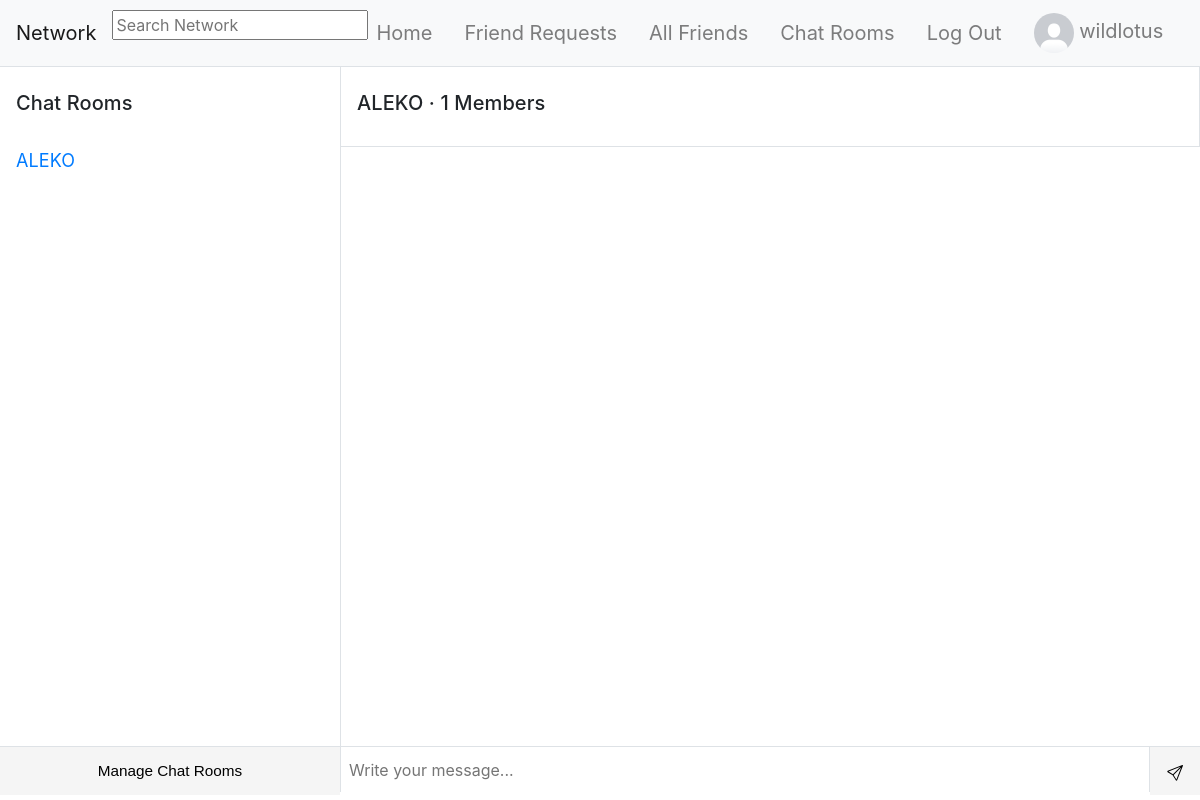
The app's page /chat/room/ALEKO/ (signed in) with its own data.
### network/models.py (models this page shows, shortened)
class User(AbstractUser):
    pass

class UserProfile(models.Model):
    id = models.UUIDField(primary_key=True, default=uuid.uuid4, editable=False)
    user = models.OneToOneField(User, related_name="profile", on_delete=models.CASCADE)
    bio = models.TextField(default="No Bio...", max_length=101)
    picture = models.ImageField(default="default_profile_image.png")
    friends = models.ManyToManyField(to="self", blank=True, related_name="+", symmetrical=False)
    blocked = models.ManyToManyField(to="self", blank=True, related_name="+", symmetrical=False)

### chat/models.py (models this page shows)
class Group(models.Model):
    name = models.CharField(max_length=64)
    users = models.ManyToManyField(User, related_name="joined_groups", blank=True)

### chat/views.py (the view)
# urls.py: path("room/<str:group_name>/", views.room, name="room"),
@login_required
def room(request, group_name):
    try:
        group = Group.objects.get(name=group_name)
    except Group.DoesNotExist:
        return JsonResponse({"error": "Group matching query does not exist."}, status=400)
    return render(request, "chat/room.html", {
        "room_name_json": mark_safe(json.dumps(group.name)),
        "username": mark_safe(json.dumps(request.user.username)),
        "groups": request.user.joined_groups.all(),
        "group": group,
        "rooms": Group.objects.all()
    })

### templates/chat/room.html (shortened to what this page needs)
{% extends "network/layout.html" %}{% load static %} {% block script %}
	<link rel="stylesheet" href="{% static 'chat/css/styles.css' %}" />
{% endblock %}
{% block body %}
	<div id="frame" class="bg-light">
		<div id="sidepanel">
			<div id="contacts" class="d-flex flex-column">
				<div class="d-flex align-items-center" style="height: 80px; line-height: 80px">
					<h5 class="ml-3">Chat Rooms</h5>
				</div>
				{% for group in groups %}
				<div class="ml-3">
					<a href="{% url 'chat:room' group.name %}">
						{{ group.name }}
					</a>
				</div>
				{% endfor %}
			</div>
			<div id="bottom-bar">
				<button id="addcontact" style="height: 49px; background-color: #F5F5F5" data-toggle="modal" data-target="#chatRoomsModal" class="border-top">Manage Chat Rooms</button>
			</div>
		</div>
		<div class="content">
			<div class="contact-profile border border-top-0 d-flex align-items-center">
				<h5 class="ml-3">{{ group.name }} &middot; <a data-toggle="modal" data-target="#chatRoomMemberModal"
					style="cursor: pointer;">{{ group.users.all.count }} Members</a>
				</h5>
			</div>
			{% if request.user in group.users.all %}
			<div class="messages border-left">
			</div>
			<div class="message-input">
				<div class="wrap">
					<input id="chat-message-input" type="text" placeholder="Write your message..." class="border border-bottom-0"/>
					<button id="chat-message-submit" class="submit border-top">
						<img src="{% static 'network/images/send.svg' %}" alt="">
					</button>
				</div>
			</div>
			{% else %}
			<div class="d-flex align-items-center justify-content-center border border-top-0" style="min-height: 640px;">
				<div class="p-2 text-muted">
					<h5 class="text-muted">First, you have to join a specified chat room, to see and type messages.</h5>
				</div>
			</div>
			{% endif %}
		</div>
	</div>
{% endblock %}

### templates/network/layout.html (shortened to what this page needs)
{% load static %}
<!DOCTYPE html>
<html lang="en">
<head>
    <link rel="stylesheet" href="https://stackpath.bootstrapcdn.com/bootstrap/4.4.1/css/bootstrap.min.css">
    <link rel="stylesheet" href="{% static 'network/css/styles.css' %}">
    <link rel="stylesheet" href="https://unpkg.com/@trevoreyre/autocomplete-js/dist/style.css">
    {% block script %}{% endblock %}
</head>
<body>
    <nav class="navbar navbar-expand-lg navbar-light bg-light sticky-top border-bottom">
        <a class="navbar-brand" href="{% url 'index' %}">Network</a>
        {% if request.user.is_authenticated %}
            <div id="autocomplete" class="autocomplete" style="width: 320px;">
                <form action="{% url 'search_results' %}" method="get">
                    <input class="autocomplete-input" id="autocomplete_input" placeholder="Search Network" name="q">
                </form>
            </div>
        {% endif %}
        <div class="collapse navbar-collapse" id="navbarNav">
            <ul class="navbar-nav mx-auto">
                {% if user.is_authenticated %}
                <li class="nav-item">
                    <a class="navbar-brand nav-link" href="{% url 'index' %}">
                        Home
                    </a>
                </li>
                <li class="nav-item">
                    <a class="navbar-brand nav-link" href="{% url 'friend_requests' %}">
                        Friend Requests
                    </a>
                </li>
                <li class="nav-item">
                    <a class="navbar-brand nav-link" href="{% url 'friends' %}">
                        All Friends
                    </a>
                </li>
                <li class="nav-item">
                    <a class="navbar-brand nav-link" href="{% url 'chat:index' %}">
                        Chat Rooms
                    </a>
                </li>
                <li class="nav-item">
                    <a class="navbar-brand nav-link" href="{% url 'account_logout' %}">
                        Log Out
                    </a>
                </li>
                {% endif %}
            </ul>
            {% if user.is_authenticated %}
                <ul class="navbar-nav ml-auto">
                    <a class="nav-link navbar-brand" href="{% url 'profile' request.user.profile.id %}" id="profile">
                        <li class="nav-item">
                            <img src="{{ user.profile.picture.url }}" alt="Logged in Profile Picture" width="40" height="40" style="border-radius: 50%;" id="logged_in_picture">
                            {{ user.username }}
                        </li>
                    </a>
                </ul>
            {% endif %}
        </div>
    </nav>
    <div class="body">
        {% block body %}
        {% endblock %}
    </div>
</body>
</html>

### static/chat/css/styles.css (style rules this page uses)
.body { display: flex; align-items: center; justify-content: center; min-height: 91vh; font-size: 1em; letter-spacing: 0.1px; text-rendering: optimizeLegibility; -webkit-font-smoothing: antialiased; }
#frame { width: 100%; min-width: 360px; height: 91vh; min-height: 300px; background: #E6EAEA; }
#frame #sidepanel { float: left; min-width: 280px; max-width: 340px; width: 40%; height: 100%; overflow: hidden; position: relative; font-size: 18px; background-color: #FFFFFF; }
#frame #sidepanel #contacts { overflow-y: scroll; overflow-x: hidden; }
#frame #sidepanel #bottom-bar { position: absolute; width: 100%; bottom: 0; background-color: #F5F5F5; }
#frame #sidepanel #bottom-bar button { float: left; border: none; width: 100%; padding: 10px 0; cursor: pointer; font-size: 0.85em; font-family: "proxima-nova", "Source Sans Pro", sans-serif; }
#frame .content { float: right; width: 60%; height: 100%; overflow: hidden; position: relative; background-color: #FFFFFF; }
@media screen and (min-width: 900px) { #frame .content { width: calc(100% - 340px); } }
#frame .content .contact-profile { width: 100%; height: 80px; line-height: 80px; }
#frame .content .messages { height: auto; min-height: calc(100% - 93px); max-height: calc(100% - 93px); overflow-y: scroll; overflow-x: hidden; width: 100%; background-color: #FFFFFF; }
#frame .content .message-input { position: absolute; bottom: 0; width: 100%; z-index: 99; }
#frame .content .message-input .wrap { position: relative; }
#frame .content .message-input .wrap input { float: left; border: none; width: calc(100% - 50px); padding: 11px 32px 10px 8px; }
#frame .content .message-input .wrap button { float: right; border: none; width: 50px; padding: 12px 0; cursor: pointer; background-color: #F5F5F5; }

### records on screen
User: profile.picture (placeholder picture), username "wildlotus"
Group: name "ALEKO", users.all.count "1"
